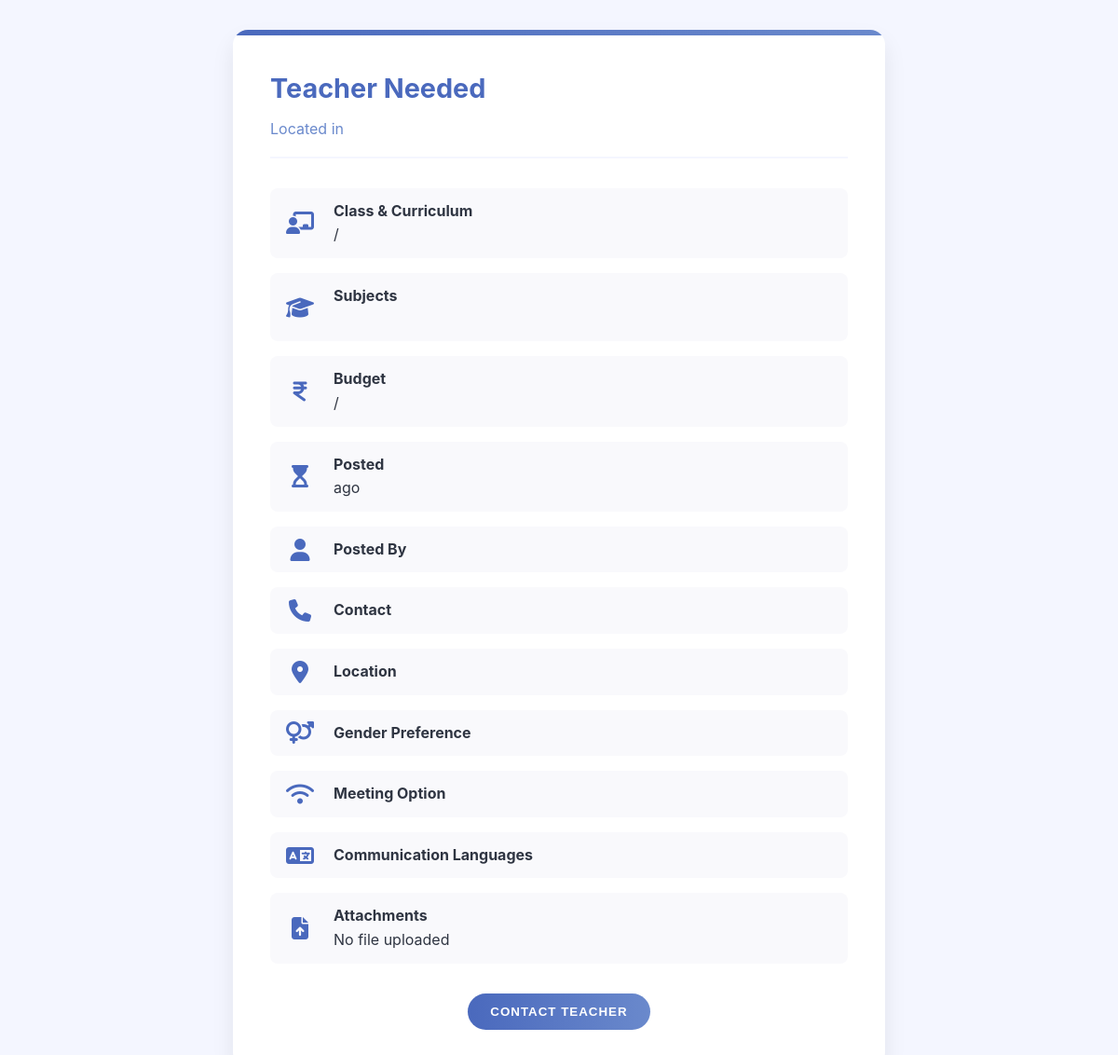
Page /student_post/ipcsccc@gmail.com/103 on the earlier database version.
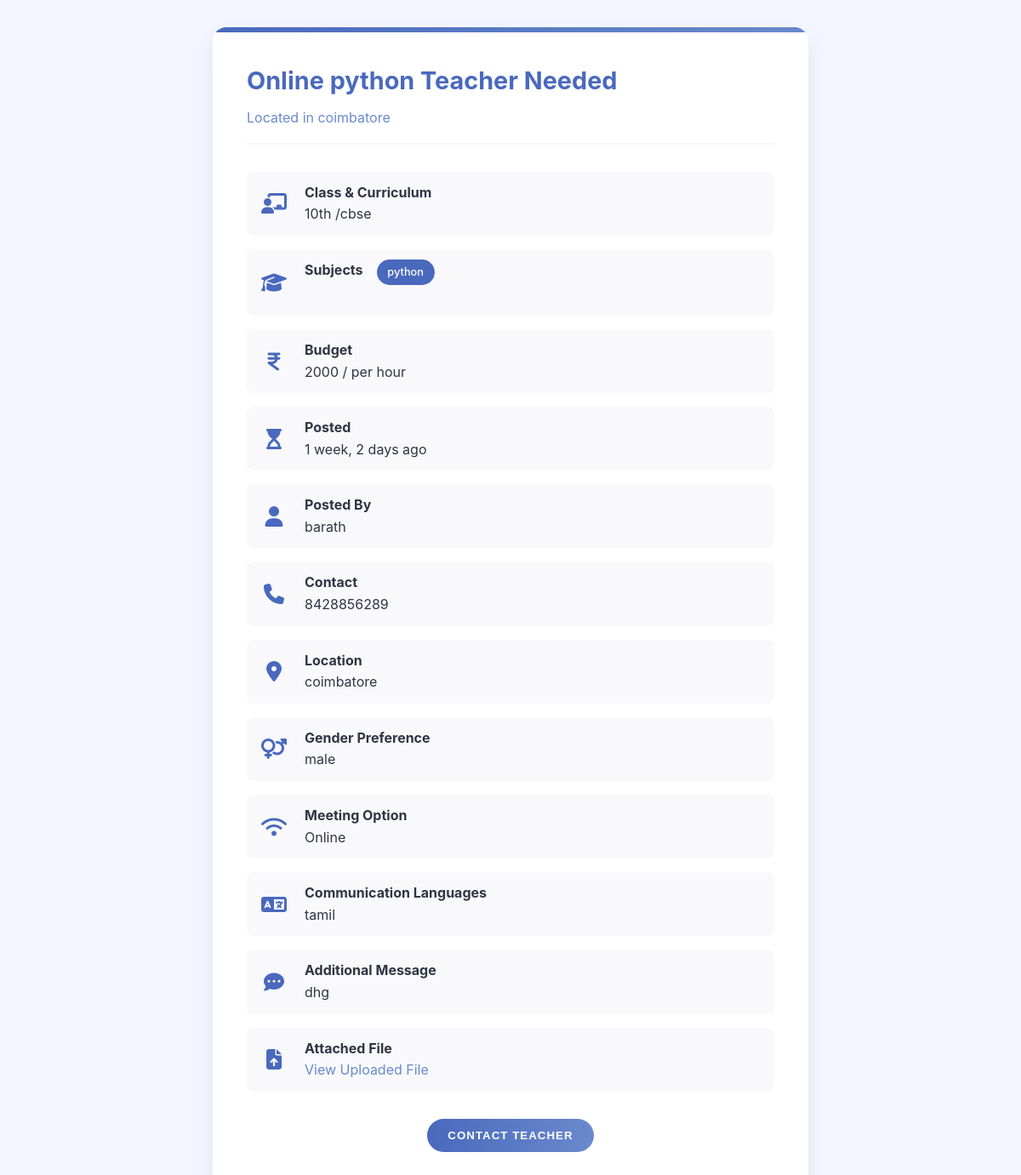
Same page on the later database version.
### kovai_app/models.py (models this page shows)
class Requestpost(models.Model):
    email = models.EmailField(null=True, blank=True)
    classes = models.CharField(max_length=225, null=True, blank=True)
    curriculum= models.CharField(max_length=20,  null=True, blank=True)
    dyr = models.TextField(verbose_name="Details of your requirement",null=True, blank=True)
    dates = models.DateTimeField(default=timezone.now)
    subject = models.CharField(max_length=255,null=False, blank=False)
    two_subject = models.CharField(max_length=255, null=True, blank=True)
    three_subject = models.CharField(max_length=255, null=True, blank=True)
    four_subject = models.CharField(max_length=255, null=True, blank=True)
    five_subject = models.CharField(max_length=255, null=True, blank=True)
    i_want = models.CharField(max_length=50, choices=[
        ("tutoring", "Tutoring"),
        ("assignment_help", "Assignment Help")
    ],null=False, blank=False)
    imagess = models.ImageField(upload_to='images/',null=True,blank=True)
    meeting_option = models.CharField(max_length=255, null=True,blank=True)
    budget = models.CharField(max_length=255)
    budget_need = models.CharField(max_length=50, choices=[
        ("per_hour", "per hour"),
        ("per_day", "per day"),
        ("per_week", "per week"),
        ("per_month", "per month")
    ])
    language = models.CharField(max_length=255,null=True, blank=True)
    need = models.CharField(max_length=10, choices=[
        ("part_time", "Part time"),
        ("full_time", "Full time")
    ] ,null=False, blank=False)
    gender = models.CharField(max_length=10, choices=[
        ("male", "Male"),
        ("female", "Female"),
        ("both", "Both")
    ],null=True,blank=True)
    location = models.CharField(max_length=255,null=True,blank=True)
    profile_photo = models.ImageField(upload_to=upload_to_stu,null=True)
    filename=models.CharField(max_length=200,  null=True, blank=True)
    coin=models.IntegerField(null=True, blank=True)
    count=models.IntegerField(null=True, blank=True)

class TutorRequest(models.Model):
    user = models.OneToOneField(User, on_delete=models.CASCADE,null=True,blank=True)
    id = models.AutoField(primary_key=True)
    name = models.CharField(max_length=100,null=True,blank=True)
    email = models.EmailField()
    location = models.CharField(max_length=255)
    phone = models.CharField(max_length=15)
    w_number = models.CharField(max_length=15,null=True,blank=True)
    password= models.CharField(max_length=100,null=True,blank=True)
    coin=models.IntegerField(null=True, blank=True)
    mobile_otp=models.IntegerField(null=True, blank=True)
    gender=models.CharField(max_length=100,null=True,blank=True)

### kovai_app/views.py (the view)
# urls.py: path('student_post/<email>/<int:id>',views.student_post, name='student_post'),
def student_post(request,email,id):
    if TutorRequest.objects.filter(email=email).exists():
        objects = Requestpost.objects.all()
        s = get_object_or_404(TutorRequest, email=email)
        sp = get_object_or_404(Requestpost, id=id)
        for obj in objects:
            if obj.imagess and hasattr(obj.imagess, 'url'):
                obj.is_pdf = obj.imagess.url.endswith(".pdf")
            else:
                obj.is_pdf = False
        d = {"s": s, "sp": sp, "objects": objects}
        return render(request,"student_post.html",d)
    return render( request,"student_post.html")

### kovai_app/templates/student_post.html (shortened to what this page needs)
<!DOCTYPE html>
<html lang="en">
<head>
    <link rel="stylesheet" href="https://cdnjs.cloudflare.com/ajax/libs/font-awesome/6.6.0/css/all.min.css">
</head>
<body>
    <div class="post-container animate-load">
        <div class="post-header">
            <h1>{{sp.meeting_option}} {{sp.subject}} Teacher Needed</h1>
            <p>Located in {{s.location}}</p>
        </div>
        <div class="post-detail">
            <i class="fas fa-chalkboard-teacher"></i>
            <div>
                <strong>Class & Curriculum</strong>
                <p>{{sp.classes}} /{{sp.curriculum}}</p>
            </div>
        </div>
        <div class="post-detail">
            <i class="fa-solid fa-graduation-cap"></i>
        <div class="subjects-list">
            <strong>Subjects</strong><br>
            {% if sp.subject %}
                <span class="subject-tag">{{sp.subject}}</span>
            {% endif %}
        </div>
    </div>
        <div class="post-detail">
            <i class="fas fa-indian-rupee-sign"></i>
            <div>
                <strong>Budget</strong>
                <p>{{sp.budget}} / {{sp.budget_need}}</p>
            </div>
        </div>
        <div class="post-detail">
            <i class="fas fa-hourglass-start"></i>
            <div>
                <strong>Posted</strong>
                <p>{{ sp.dates|timesince }} ago</p>
            </div>
        </div>
        <div class="post-detail">
            <i class="fas fa-user"></i>
            <div>
                <strong>Posted By</strong>
                <p>{{s.name}}</p>
            </div>
        </div>
        <div class="post-detail">
            <i class="fas fa-phone"></i>
            <div>
                <strong>Contact</strong>
                <p>{{s.phone}}</p>
            </div>
        </div>
        <div class="post-detail">
           <i class="fas fa-map-marker-alt"></i>
            <div>
                <strong>Location</strong>
                <p>{{sp.location}}</p>
            </div>
        </div>
        <div class="post-detail">
            <i class="fas fa-venus-mars"></i>
            <div>
                <strong>Gender Preference</strong>
                <p>{{sp.gender}}</p>
            </div>
        </div>
        <div class="post-detail">
            <i class="fas fa-wifi"></i>
            <div>
                <strong>Meeting Option</strong>
                <p>{{sp.meeting_option}}</p>
            </div>
        </div>
        <div class="post-detail">
            <i class="fas fa-language"></i>
            <div>
                <strong>Communication Languages</strong>
                <p>{{sp.language}}</p>
            </div>
        </div>
        {% if sp.dyr %}
        <div class="post-detail">
            <i class="fas fa-comment-dots"></i>
            <div>
                <strong>Additional Message</strong>
                <p>{{sp.dyr}}</p>
            </div>
        </div>
        {% endif %}
        {% if sp.imagess %}
        <div class="post-detail">
            <i class="fas fa-file-upload"></i>
            <div>
                <strong>Attached File</strong>
                <a href="{{ sp.imagess.url }}" target="_blank" class="file-upload">
                    View Uploaded File
                </a>
            </div>
        </div>
        {% else %}
        <div class="post-detail">
            <i class="fas fa-file-upload"></i>
            <div>
                <strong>Attachments</strong>
                <p>No file uploaded</p>
            </div>
        </div>
        {% endif %}
        <div class="contact-section">
            <a href="/h_all_teachers"><button class="contact-btn">
                Contact Teacher
            </button></a>
        </div>
    </div>
</body>
</html>

Differences in the rows shown:
added Requestpost: meeting_option "Online", subject "python", classes "10th", curriculum "cbse", budget "2000", budget_need "per hour", dates "1 week, 2 days", location "coimbatore", gender "male", language "tamil", dyr "dhg"
added TutorRequest: location "coimbatore", name "barath", phone "8428856289"
Other differences:
text no longer shown: "Attachments No file uploaded"
text now shown: "Additional Message Attached File View Uploaded File"
